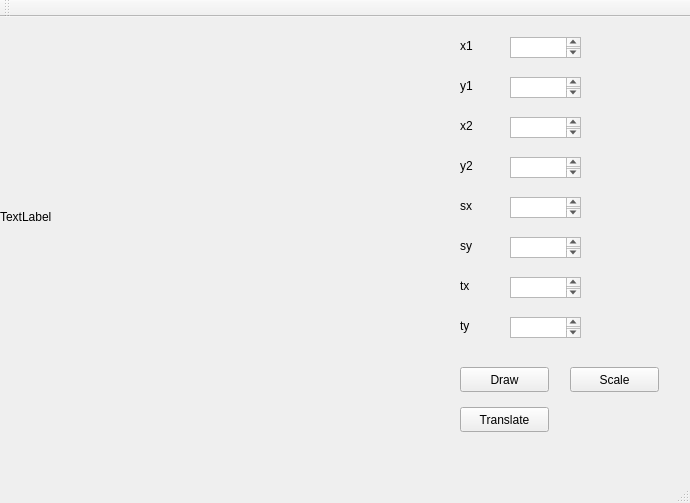
<?xml version="1.0" encoding="UTF-8"?>
<ui version="4.0">
 <class>MainWindow</class>
 <widget class="QMainWindow" name="MainWindow">
  <property name="geometry">
   <rect>
    <x>0</x>
    <y>0</y>
    <width>690</width>
    <height>503</height>
   </rect>
  </property>
  <property name="windowTitle">
   <string>MainWindow</string>
  </property>
  <widget class="QWidget" name="centralWidget">
   <widget class="QLabel" name="label">
    <property name="geometry">
     <rect>
      <x>0</x>
      <y>0</y>
      <width>400</width>
      <height>400</height>
     </rect>
    </property>
    <property name="text">
     <string>TextLabel</string>
    </property>
   </widget>
   <widget class="QPushButton" name="pushButton">
    <property name="geometry">
     <rect>
      <x>460</x>
      <y>350</y>
      <width>89</width>
      <height>25</height>
     </rect>
    </property>
    <property name="text">
     <string>Draw</string>
    </property>
   </widget>
   <widget class="QLabel" name="label_2">
    <property name="geometry">
     <rect>
      <x>460</x>
      <y>20</y>
      <width>67</width>
      <height>17</height>
     </rect>
    </property>
    <property name="text">
     <string>x1</string>
    </property>
   </widget>
   <widget class="QLabel" name="label_3">
    <property name="geometry">
     <rect>
      <x>460</x>
      <y>60</y>
      <width>67</width>
      <height>17</height>
     </rect>
    </property>
    <property name="text">
     <string>y1</string>
    </property>
   </widget>
   <widget class="QLabel" name="label_4">
    <property name="geometry">
     <rect>
      <x>460</x>
      <y>100</y>
      <width>67</width>
      <height>17</height>
     </rect>
    </property>
    <property name="text">
     <string>x2</string>
    </property>
   </widget>
   <widget class="QLabel" name="label_5">
    <property name="geometry">
     <rect>
      <x>460</x>
      <y>140</y>
      <width>67</width>
      <height>17</height>
     </rect>
    </property>
    <property name="text">
     <string>y2</string>
    </property>
   </widget>
   <widget class="QTextEdit" name="textEdit">
    <property name="geometry">
     <rect>
      <x>510</x>
      <y>20</y>
      <width>71</width>
      <height>21</height>
     </rect>
    </property>
   </widget>
   <widget class="QTextEdit" name="textEdit_2">
    <property name="geometry">
     <rect>
      <x>510</x>
      <y>60</y>
      <width>71</width>
      <height>21</height>
     </rect>
    </property>
   </widget>
   <widget class="QTextEdit" name="textEdit_3">
    <property name="geometry">
     <rect>
      <x>510</x>
      <y>100</y>
      <width>71</width>
      <height>21</height>
     </rect>
    </property>
   </widget>
   <widget class="QTextEdit" name="textEdit_4">
    <property name="geometry">
     <rect>
      <x>510</x>
      <y>140</y>
      <width>71</width>
      <height>21</height>
     </rect>
    </property>
   </widget>
   <widget class="QPushButton" name="pushButton_2">
    <property name="geometry">
     <rect>
      <x>570</x>
      <y>350</y>
      <width>89</width>
      <height>25</height>
     </rect>
    </property>
    <property name="text">
     <string>Scale</string>
    </property>
   </widget>
   <widget class="QPushButton" name="pushButton_3">
    <property name="geometry">
     <rect>
      <x>460</x>
      <y>390</y>
      <width>89</width>
      <height>25</height>
     </rect>
    </property>
    <property name="text">
     <string>Translate</string>
    </property>
   </widget>
   <widget class="QLabel" name="label_6">
    <property name="geometry">
     <rect>
      <x>460</x>
      <y>180</y>
      <width>67</width>
      <height>17</height>
     </rect>
    </property>
    <property name="text">
     <string>sx</string>
    </property>
   </widget>
   <widget class="QLabel" name="label_7">
    <property name="geometry">
     <rect>
      <x>460</x>
      <y>220</y>
      <width>67</width>
      <height>17</height>
     </rect>
    </property>
    <property name="text">
     <string>sy</string>
    </property>
   </widget>
   <widget class="QTextEdit" name="textEdit_5">
    <property name="geometry">
     <rect>
      <x>510</x>
      <y>180</y>
      <width>71</width>
      <height>21</height>
     </rect>
    </property>
   </widget>
   <widget class="QTextEdit" name="textEdit_6">
    <property name="geometry">
     <rect>
      <x>510</x>
      <y>220</y>
      <width>71</width>
      <height>21</height>
     </rect>
    </property>
   </widget>
   <widget class="QTextEdit" name="textEdit_7">
    <property name="geometry">
     <rect>
      <x>510</x>
      <y>260</y>
      <width>71</width>
      <height>21</height>
     </rect>
    </property>
   </widget>
   <widget class="QTextEdit" name="textEdit_8">
    <property name="geometry">
     <rect>
      <x>510</x>
      <y>300</y>
      <width>71</width>
      <height>21</height>
     </rect>
    </property>
   </widget>
   <widget class="QLabel" name="label_8">
    <property name="geometry">
     <rect>
      <x>460</x>
      <y>260</y>
      <width>67</width>
      <height>17</height>
     </rect>
    </property>
    <property name="text">
     <string>tx</string>
    </property>
   </widget>
   <widget class="QLabel" name="label_9">
    <property name="geometry">
     <rect>
      <x>460</x>
      <y>300</y>
      <width>67</width>
      <height>17</height>
     </rect>
    </property>
    <property name="text">
     <string>ty</string>
    </property>
   </widget>
  </widget>
  <widget class="QMenuBar" name="menuBar">
   <property name="geometry">
    <rect>
     <x>0</x>
     <y>0</y>
     <width>690</width>
     <height>22</height>
    </rect>
   </property>
  </widget>
  <widget class="QToolBar" name="mainToolBar">
   <attribute name="toolBarArea">
    <enum>TopToolBarArea</enum>
   </attribute>
   <attribute name="toolBarBreak">
    <bool>false</bool>
   </attribute>
  </widget>
  <widget class="QStatusBar" name="statusBar"/>
 </widget>
 <layoutdefault spacing="6" margin="11"/>
 <resources/>
 <connections/>
</ui>
